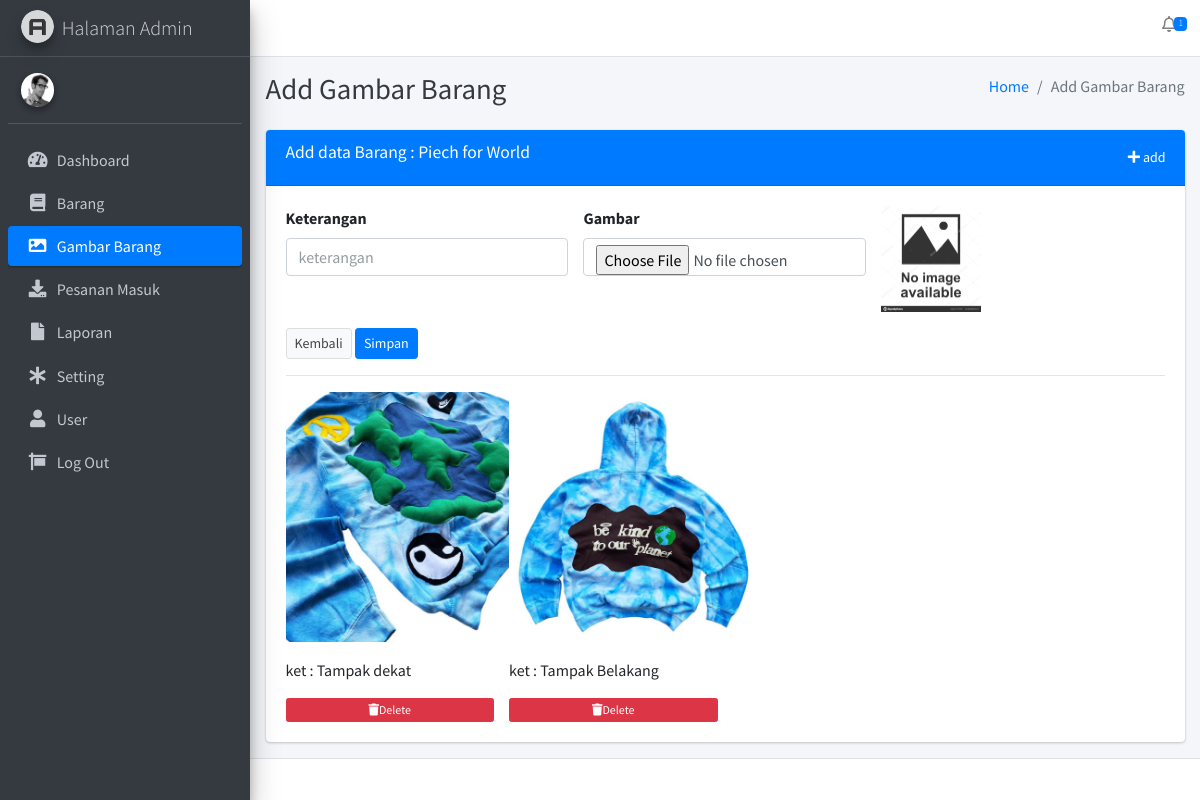
/gambarbarang/add/35, run on the app's committed database.
### tables this page shows
CREATE TABLE `tbl_barang` (
  `id_barang` int(12) NOT NULL,
  `nama_barang` varchar(100) NOT NULL,
  `harga` int(20) NOT NULL,
  `total_stok` int(12) DEFAULT NULL,
  `stok_s` int(20) NOT NULL,
  `stok_l` int(20) NOT NULL,
  `stok_m` int(20) NOT NULL,
  `stok_xl` int(20) NOT NULL,
  `deskripsi` text NOT NULL,
  `gambar` text NOT NULL,
  `berat` int(12) NOT NULL
);

CREATE TABLE `tbl_gambar` (
  `id_gambar` int(12) NOT NULL,
  `id_barang` int(22) NOT NULL,
  `ket` varchar(250) NOT NULL,
  `gambar` text NOT NULL
);

### application/views/layout/v_content.php (called while the page is built)
<?php
if($isi){
    $this->load->view($isi);
}
?>

### application/views/layout/v_wrapper_backend.php (called while the page is built)
<?php
require_once('v_head.php');
require_once('v_header_backend.php');
require_once('v_nav_backend.php');
require_once('v_content.php');
require_once('v_footer_backend.php');
?>

### application/controllers/gambarbarang.php (called while the page is built, shortened)
<?php
class Gambarbarang extends CI_Controller
{
    public function __construct()
    {
        $this->load->model('m_gambarbarang');
        $this->load->model('m_admin');
        $this->load->model('m_barang');
    }
    public function add($id_barang)
    {
        $data = array(
            'title' => 'Add Gambar Barang',
            'pesanan_masuk_notif' => $this->m_admin->pesanan_masuk_notif(),
            'barang' => $this->m_barang->get_data($id_barang),
            'gambar' => $this->m_gambarbarang->get_gambar($id_barang),
            'isi'   => 'admin/gambarbarang/v_add',
        );
        $this->load->view('layout/v_wrapper_backend', $data, FALSE);
    }
}

### index.php (called while the page is built, shortened)
<?php
require_once BASEPATH.'core/CodeIgniter.php';

### application/models/M_admin.php (called while the page is built, shortened)
<?php
class M_admin extends CI_Model
{
    public function pesanan_masuk_notif()
    {
        $this->db->where('status_bayar=0');
        return $this->db->get('tbl_transaksi')->num_rows();
    }
}
?>

### application/models/M_barang.php (called while the page is built, shortened)
<?php
class M_barang extends CI_Model
{
    public function get_data($id_barang)
    {
        $this->db->select('*');
        $this->db->from('tbl_barang');
        $this->db->where('id_barang', $id_barang);
        return $this->db->get()->row();
    }
}
?>

### application/models/M_gambarbarang.php (called while the page is built, shortened)
<?php
class M_gambarbarang extends CI_Model
{
    public function get_gambar($id_barang)
    {
        $this->db->select('*');
        $this->db->from('tbl_gambar');
        $this->db->where('id_barang', $id_barang);
        return $this->db->get()->result();
    }
}
?>

### application/views/admin/gambarbarang/v_add.php (the view, shortened to what this page needs)
<div class="col-md-12">
    <div class="card card-primary">
        <div class="card-header">
            <h3 class="card-title">Add data Barang : <?= $barang->nama_barang ?></h3>
            <div class="card-tools">
                <a href="<?= base_url('barang/add') ?>" type="button" class="btn btn-primary btn-sm"><i class="fas fa-plus"></i>
                    add</a>
            </div>
        </div>
        <div class="card-body">
            <?php
            echo form_open_multipart('gambarbarang/add/'.$barang->id_barang) ?>
            <div class="row">
                <div class="col-sm-4">
                    <div class="form-group">
                        <label>Keterangan</label>
                        <input name="ket" class="form-control" placeholder="keterangan" value="<?= set_value('keterangan') ?>">
                    </div>
                </div>
                <div class="col-sm-4">
                    <div class="form-group">
                        <label>Gambar</label>
                        <input type="file" name="gambar" class="form-control" id="preview_gambar" required>
                    </div>
                </div>
                <div class="col-sm-4">
                    <div class="form-group">
                        <img src="<?= base_url('assets/gambar/nofoto.jpg') ?>" id="gambar_load" width="100">
                    </div>
                </div>
            </div>
            <div class="form-group">
                <button href="<?= base_url('gambarbarang') ?>" class="btn btn-default btn-sm">Kembali</button>
                <button class="btn btn-primary btn-sm" type="submit">Simpan</button>
            </div>
            <?php echo form_close() ?>
            <hr>
            <div class="row">
                <?php foreach ($gambar as $key => $value) { ?>
                    <div class="col-sm-3">
                        <div class="form-group">
                            <img src="<?= base_url('assets/gambarbarang/' . $value->gambar) ?>" id="gambar_load" width="250px" height="250px">
                        </div>
                        <p>ket : <?= $value->ket ?></p>
                        <button class="btn btn-danger btn-xs btn-block" data-toggle="modal" data-target="#delete<?= $value->id_gambar ?>"><i class="fas fa-trash"></i>Delete</button>
                    </div>
                <?php } ?>
            </div>
        </div>
    </div>
</div>

### data on the page
tbl_barang: nama_barang "Piech for World"
tbl_gambar: gambar (picture), ket "Tampak dekat"
tbl_gambar: gambar (picture), ket "Tampak Belakang"

### other printed values
$pesanan_masuk_notif "1"
$title "Add Gambar Barang"
